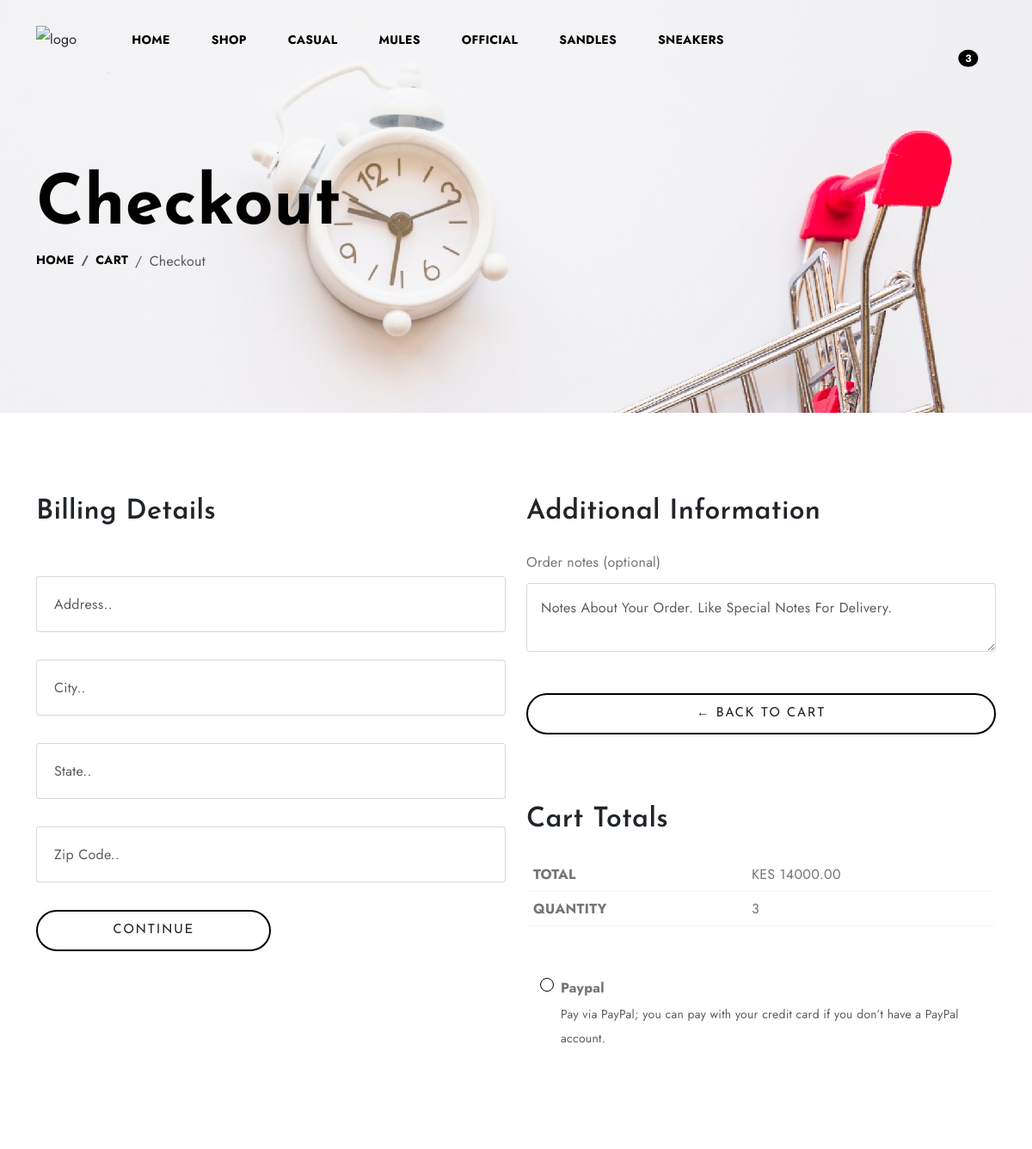
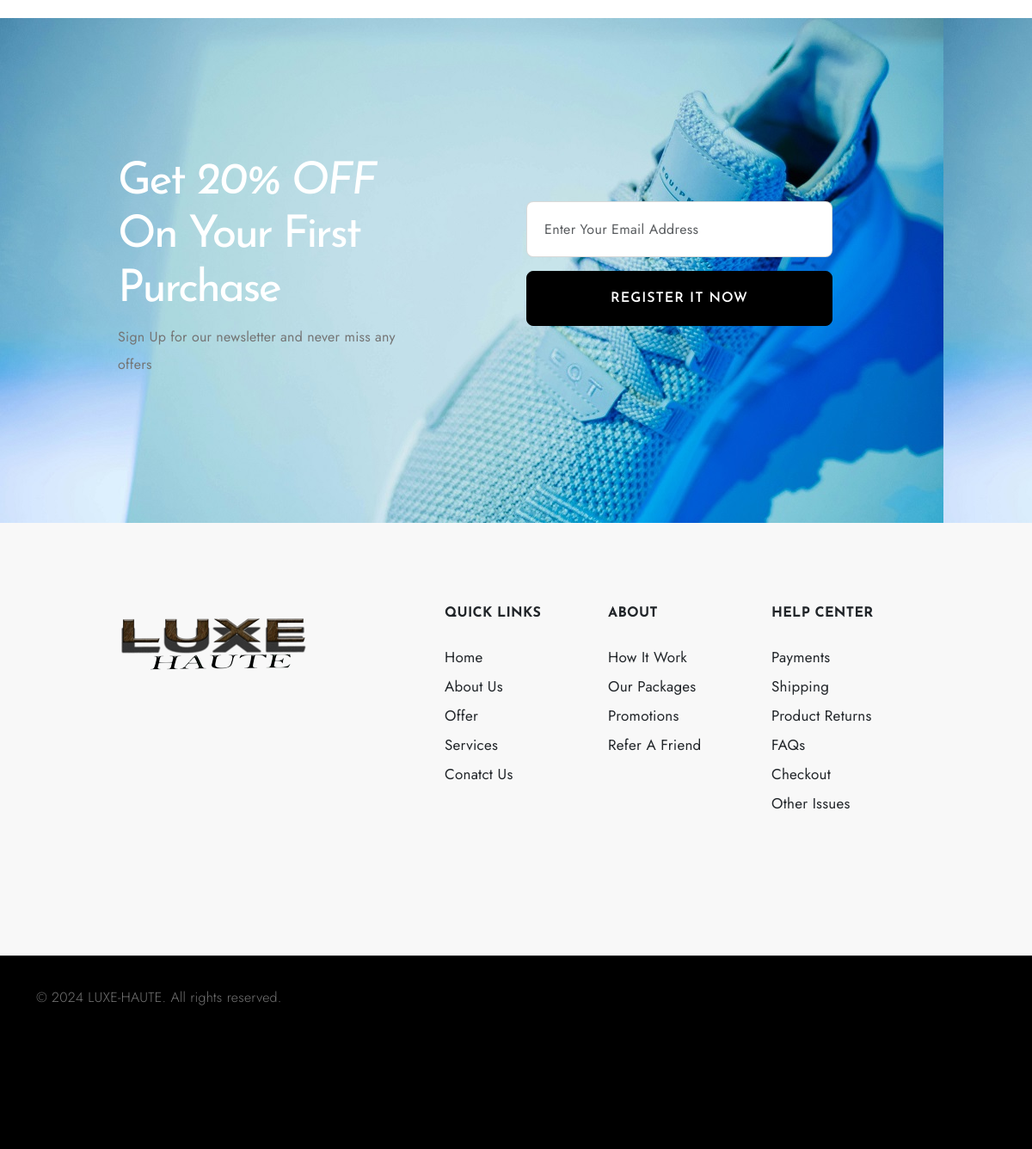
Screenshot of /checkout/ (signed in) with the database file from the repository (2 pictures, top to bottom).
### store/models.py (models this page shows, shortened)
class Category(models.Model):
    name = models.CharField(max_length=255)
    image = models.ImageField(null=True, blank=True)
    class Meta:
        ordering = ('name',)
        verbose_name_plural = 'Categories'

class Order(models.Model):
    customer = models.ForeignKey(Customer, on_delete=models.SET_NULL, null=True, blank=True)
    date_ordered = models.DateTimeField(auto_now_add=True)
    complete = models.BooleanField(default=False)
    transaction_id = models.CharField(max_length=100, null=True)
    @property
    def shipping(self):
        shipping = False
        orderitems = self.orderitem_set.all()
        for i in orderitems:
            if i.product.digital == False:
                shipping = True
        return shipping
    @property
    def get_cart_total(self):
        orderitems = self.orderitem_set.all()
        total = sum([item.get_total for item in orderitems])
        return total
    @property
    def get_cart_items(self):
        orderitems = self.orderitem_set.all()
        total = sum([item.quantity for item in orderitems])
        return total

class OrderItem(models.Model):
    product = models.ForeignKey(Product, on_delete=models.SET_NULL, null=True)
    order = models.ForeignKey(Order, on_delete=models.SET_NULL, null=True)
    quantity = models.IntegerField(default=0, null=True, blank=True)
    date_added = models.DateTimeField(auto_now_add=True)
    @property
    def get_total(self):
        total = self.product.price * self.quantity
        return total

class Product(models.Model):
    category = models.ForeignKey(Category, related_name='products', on_delete=models.CASCADE)
    name = models.CharField(max_length=200)
    price = models.FloatField()
    description = models.TextField(blank=True, null=True)
    image = models.ImageField(null=True, blank=True)
    digital = models.BooleanField(default=False, null=True, blank=True)

### store/views.py (the view)
# urls.py: path('checkout/', views.checkout, name="checkout"),
def checkout(request):
    data = cartData(request)
    cartItems = data['cartItems']
    order = data['order']
    items = data['items']
    category_id = request.GET.get('category', 0)
    categories = Category.objects.all()
    products = Product.objects.filter()
    if category_id:
        products = products.filter(category_id=category_id)
    context = {'items': items, 'order': order, 'cartItems': cartItems, 'products': products, 'categories': categories,
               'category_id': int(category_id)}
    return render(request, 'store/checkout.html', context)

### store/templates/store/checkout.html (shortened to what this page needs)
{% extends 'store/main.html' %}
{% load static %}
{% block content %}
<section id="banner" style="background-image:url({% static 'images/banner-img6.jpg' %});">
    <div class="container padding-medium-2">
      <div class="hero-content ">
        <h2 class="display-1 fw-bold mt-5 mb-0">Checkout</h2>
        <nav class="breadcrumb">
          <a class="breadcrumb-item nav-link" href="#">Home</a>
          <a class="breadcrumb-item nav-link" href="#">Cart</a>
          <span class="breadcrumb-item active" aria-current="page">Checkout</span>
        </nav>
      </div>
    </div>
  </section>
  <section id="checkout">
    <div class="container py-5 my-5">
      <form class="form-group"  id="form">
        <div class="row d-flex flex-wrap">
          <div class="col-lg-6">
            <h2 class="text-dark pb-3">Billing Details</h2>
            <div class="billing-details">
              <br>
              <div id="shipping-info">
                <div class="form-field">
                  <input class="form-control" type="text" name="address" placeholder="Address..">
                </div>
                <br>
                <div class="form-field">
                  <input class="form-control" type="text" name="city" placeholder="City..">
                </div>
                <br>
                <div class="form-field">
                  <input class="form-control" type="text" name="state" placeholder="State..">
                </div>
                <br>
                <div class="form-field">
                  <input class="form-control" type="text" name="zipcode" placeholder="Zip code..">
                </div>
                <br>
              </div>
            </div>
            <div class="col-md-6"><button id="form-button" class="btn btn-outline-dark p-3 w-100"  type="submit" >Continue </button></div></div>
 </form>
          <div class="col-lg-6">
            <h2 class="text-dark pb-3">Additional Information</h2>
            <div class="billing-details">
              <label for="fname">Order notes (optional)</label>
              <textarea class="form-control pt-3 pb-3 ps-3 mt-2"
                placeholder="Notes about your order. Like special notes for delivery."></textarea>
            </div>
            <div class="your-order mt-5">
              <a  class="btn btn-outline-dark col-md-6 p-3 w-100 align-middle" href="{% url 'store:cart' %}">&#x2190; Back to Cart</a><br>
              <br>
              <div class="your-order mt-5">
                <h2 class="display-7 text-dark pb-3">Cart Totals</h2>
                <div class="total-price">
                  <table cellspacing="0" class="table">
                    <tbody>
                    <tr class="order-total border-bottom pt-2 pb-2 text-uppercase">
                      <th>Total</th>
                      <td data-title="Total">
                        <span class="price-amount amount ps-5">
                          <bdi>
                            <span class="price-currency-symbol">KES </span>{{order.get_cart_total|floatformat:2}}</bdi>
                        </span>
                      </td>
                    </tr>
                    <tr class="order-total border-bottom pt-2 pb-2 text-uppercase">
                      <th>Quantity</th>
                      <td data-title="Total">
                        <span class="price-amount amount ps-5">
                          <bdi>
                            {{order.get_cart_items}} </bdi>
                        </span>
                      </td>
                    </tr>
                    </tbody>
                  </table>
                  <div class="list-group mt-5 mb-3" class="box-element hidden" id="payment-info">
                    <label class="list-group-item d-flex gap-2 border-0">
                    <input class="form-check-input flex-shrink-0" type="radio" name="listGroupRadios"
                      id="listGroupRadios3" value="">
                     <span>
                      <strong class="box-element hidden" >Paypal</strong>
                      <small class="d-block text-body-secondary"  id="paypal-button-container">Pay via PayPal; you can pay with your credit card if
                        you don’t have a PayPal account.</small>
                    </span>
                  </label>
                </div>
              </div>
            </div>
            </div>
          </div>
        </div>
  </section>
{% endblock %}

### store/templates/store/main.html (shortened to what this page needs)
{% load static %}
<head>
<link rel="stylesheet" href="https://cdn.jsdelivr.net/npm/swiper@9/swiper-bundle.min.css" />
<link rel="stylesheet" type="text/css" href="{% static 'icomoon/icomoon.css' %}">
<link href="https://cdn.jsdelivr.net/npm/bootstrap@5.3.0-alpha3/dist/css/bootstrap.min.css" rel="stylesheet"
>
<link rel="stylesheet" type="text/css" href="{% static 'css/vendor.css' %}">
<link rel="stylesheet" type="text/css" href="{% static 'css/style.css' %}">
</head>
<body>
  <nav class="main-menu d-flex navbar fixed-top navbar-expand-lg py-4 ">
    <div class="container">
      <div class="main-logo">
        <a href="{% url 'store:store' %}">
          <img src=#" alt="logo" class="img-fluid">
        </a>
      </div>
      <div class="offcanvas offcanvas-end" tabindex="-1" id="offcanvasNavbar" aria-labelledby="offcanvasNavbarLabel">
        <div class="offcanvas-body justify-content-between">
          <ul class="navbar-nav menu-list list-unstyled d-flex gap-md-3 ps-lg-5 mb-0">
            <li class="nav-item">
              <a href="{% url 'store:store' %}" class="nav-link mx-2 active">Home</a>
            </li>
            <li class="nav-item">
              <a href="{% url 'product:products' %}" class="nav-link mx-2 active">Shop</a>
            </li>
          {% for category in  navbar_categories %}
            <li class="nav-item {% if category.id == category_id %}{% endif %}">
              <a class="nav-link mx-2" href="{% url 'product:products' %}?query={{ query }}&category={{ category.id }}">{{ category.name }}</a>
            </li>
            {% endfor %}
          </ul>
          <div class="d-none d-lg-flex align-items-end">
            <ul class="d-flex justify-content-end list-unstyled m-0">
              <li class="">
                <a href="{% url 'store:cart' %}" >
                  <span class="position-absolute translate-middle badge rounded-circle bg-primary">
                    {{cartItems}}
                  </span>
                </a>
              </li>
            </ul>
          </div>
        </div>
      </div>
    </div>
  </nav>
   {% block content %}
  {% endblock %}
  <section id="register" style="background-image:url({% static 'images/background-img.jpg' %});">
    <div class="container padding-medium">
      <div class="row banner-content align-items-center">
        <div class="col-md-4 offset-md-1">
          <h2 class="register-text text-white mt-3">Get <span> <em>20% OFF</em> </span> on your first purchase</h2>
          <p class="mb-4">Sign Up for our newsletter and never miss any offers</p>
        </div>
        <div class="col-md-4 offset-md-1">
          <form>
            <div class="mb-3">
              <input type="email" class="form-control form-control-lg rounded-3" name="email" id="email"
                placeholder="Enter Your Email Address">
            </div>
            <div class="d-grid gap-2">
              <button type="submit" class="btn btn-dark btn-lg rounded-3">Register it now</button>
            </div>
          </form>
        </div>
      </div>
    </div>
  </section>
  <footer id="footer" class="bg-light">
    <div class="container padding-medium pt-5">
      <div class="row mt-5">
        <div class="col-md-4 offset-md-1">
          <div class="footer-menu">
            <img src="{% static 'images/LOGO6.png' %}" alt="logo">
          </div>
        </div>
        <div class="col-md-2">
          <div class="footer-menu">
            <h6 class="text-uppercase fw-bold text-dark mb-4">Quick Links</h6>
            <ul class="menu-list list-unstyled">
              <li class="menu-item">
                <a href="#" class="footer-link text-dark">Home</a>
              </li>
              <li class="menu-item ">
                <a href="#" class="footer-link text-dark">About us</a>
              </li>
              <li class="menu-item">
                <a href="#" class="footer-link text-dark">Offer </a>
              </li>
              <li class="menu-item">
                <a href="#" class="footer-link text-dark">Services</a>
              </li>
              <li class="menu-item">
                <a href="#" class="footer-link text-dark">Conatct Us</a>
              </li>
            </ul>
          </div>
        </div>
        <div class="col-md-2">
          <div class="footer-menu">
            <h6 class="text-uppercase fw-bold text-dark mb-4">About</h6>
            <ul class="menu-list list-unstyled">
              <li class="menu-item">
                <a href="#" class="footer-link text-dark">How It Work</a>
              </li>
              <li class="menu-item">
                <a href="#" class="footer-link text-dark">Our Packages</a>
              </li>
              <li class="menu-item">
                <a href="#" class="footer-link text-dark">promotions</a>
              </li>
              <li class="menu-item">
                <a href="#" class="footer-link text-dark">refer a friend</a>
              </li>
            </ul>
          </div>
        </div>
        <div class="col-md-2">
          <div class="footer-menu">
            <h6 class="text-uppercase fw-bold text-dark mb-4">Help Center</h6>
            <ul class="menu-list list-unstyled">
              <li class="menu-item">
                <a href="#" class="footer-link text-dark">Payments</a>
              </li>
              <li class="menu-item">
                <a href="#" class="footer-link text-dark">Shipping</a>
              </li>
              <li class="menu-item">
                <a href="#" class="footer-link text-dark">Product returns </a>
              </li>
              <li class="menu-item">
                <a href="#" class="footer-link text-dark">FAQs</a>
              </li>
              <li class="menu-item">
                <a href="#" class="footer-link text-dark">Checkout</a>
              </li>
              <li class="menu-item">
                <a href="#" class="footer-link text-dark">other Issues</a>
              </li>
            </ul>
          </div>
        </div>
      </div>
    </div>
  </footer>
  <div id="footer-bottom" class="bg-black">
    <hr class="m-0">
    <div class="container padding-medium pt-3">
      <div class="row mt-3">
        <div class="col-md-6 copyright">
          <p class="secondary-font">© 2024 LUXE-HAUTE. All rights reserved.</p>
        </div>
      </div>
    </div>
  </div>
</body>
</html>

### rows the page displays
Category: name "CASUAL"
Category: name "MULES"
Category: name "OFFICIAL"
Category: name "SANDLES"
Category: name "SNEAKERS"
Order: get_cart_total "14000.00", get_cart_items "3"

### other values shown
{{ cartItems }} "3"
